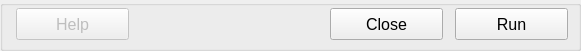
  <widget class="QGroupBox" name="groupBoxButtons">
   <property name="geometry">
    <rect>
     <x>15</x>
     <y>312</y>
     <width>581</width>
     <height>51</height>
    </rect>
   </property>
   <property name="title">
    <string/>
   </property>
   <widget class="QPushButton" name="pushButtonHelp">
    <property name="enabled">
     <bool>false</bool>
    </property>
    <property name="geometry">
     <rect>
      <x>16</x>
      <y>8</y>
      <width>113</width>
      <height>32</height>
     </rect>
    </property>
    <property name="font">
     <font>
      <pointsize>12</pointsize>
     </font>
    </property>
    <property name="text">
     <string>Help</string>
    </property>
    <property name="autoDefault">
     <bool>false</bool>
    </property>
   </widget>
   <widget class="QPushButton" name="pushButtonClose">
    <property name="geometry">
     <rect>
      <x>330</x>
      <y>8</y>
      <width>113</width>
      <height>32</height>
     </rect>
    </property>
    <property name="font">
     <font>
      <pointsize>12</pointsize>
     </font>
    </property>
    <property name="text">
     <string>Close</string>
    </property>
    <property name="autoDefault">
     <bool>false</bool>
    </property>
   </widget>
   <widget class="QPushButton" name="pushButtonRun">
    <property name="geometry">
     <rect>
      <x>455</x>
      <y>8</y>
      <width>113</width>
      <height>32</height>
     </rect>
    </property>
    <property name="font">
     <font>
      <pointsize>12</pointsize>
     </font>
    </property>
    <property name="toolTip">
     <string/>
    </property>
    <property name="text">
     <string>Run</string>
    </property>
    <property name="autoDefault">
     <bool>false</bool>
    </property>
   </widget>
  </widget>
